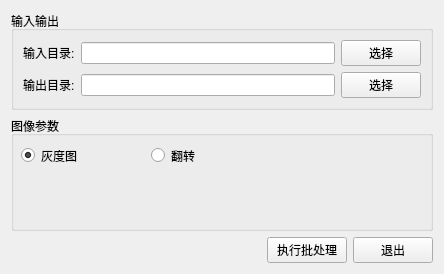
<?xml version="1.0" encoding="UTF-8"?>
<ui version="4.0">
 <class>widget</class>
 <widget class="QWidget" name="widget">
  <property name="geometry">
   <rect>
    <x>0</x>
    <y>0</y>
    <width>444</width>
    <height>274</height>
   </rect>
  </property>
  <property name="focusPolicy">
   <enum>Qt::StrongFocus</enum>
  </property>
  <property name="windowTitle">
   <string>图像批处理工具</string>
  </property>
  <layout class="QVBoxLayout" name="verticalLayout">
   <item>
    <widget class="QGroupBox" name="groupBox_3">
     <property name="title">
      <string>输入输出</string>
     </property>
     <layout class="QGridLayout" name="gridLayout">
      <item row="0" column="0">
       <widget class="QLabel" name="label">
        <property name="text">
         <string>输入目录:</string>
        </property>
       </widget>
      </item>
      <item row="0" column="1">
       <widget class="QLineEdit" name="lineInput"/>
      </item>
      <item row="0" column="2">
       <widget class="QPushButton" name="btnSelInput">
        <property name="text">
         <string>选择</string>
        </property>
       </widget>
      </item>
      <item row="1" column="0">
       <widget class="QLabel" name="label_2">
        <property name="text">
         <string>输出目录:</string>
        </property>
       </widget>
      </item>
      <item row="1" column="1">
       <widget class="QLineEdit" name="lineOutput"/>
      </item>
      <item row="1" column="2">
       <widget class="QPushButton" name="btnSelOutput">
        <property name="text">
         <string>选择</string>
        </property>
       </widget>
      </item>
     </layout>
    </widget>
   </item>
   <item>
    <widget class="QGroupBox" name="groupBox">
     <property name="sizePolicy">
      <sizepolicy hsizetype="Preferred" vsizetype="Expanding">
       <horstretch>0</horstretch>
       <verstretch>0</verstretch>
      </sizepolicy>
     </property>
     <property name="title">
      <string>图像参数</string>
     </property>
     <widget class="QRadioButton" name="radioButton">
      <property name="geometry">
       <rect>
        <x>10</x>
        <y>30</y>
        <width>115</width>
        <height>19</height>
       </rect>
      </property>
      <property name="text">
       <string>灰度图</string>
      </property>
      <property name="checked">
       <bool>true</bool>
      </property>
     </widget>
     <widget class="QRadioButton" name="radioButton_2">
      <property name="geometry">
       <rect>
        <x>140</x>
        <y>30</y>
        <width>115</width>
        <height>19</height>
       </rect>
      </property>
      <property name="text">
       <string>翻转</string>
      </property>
     </widget>
    </widget>
   </item>
   <item>
    <widget class="QWidget" name="widget_2" native="true">
     <layout class="QHBoxLayout" name="horizontalLayout">
      <property name="leftMargin">
       <number>0</number>
      </property>
      <property name="topMargin">
       <number>0</number>
      </property>
      <property name="rightMargin">
       <number>0</number>
      </property>
      <property name="bottomMargin">
       <number>0</number>
      </property>
      <item>
       <spacer name="horizontalSpacer">
        <property name="orientation">
         <enum>Qt::Horizontal</enum>
        </property>
        <property name="sizeHint" stdset="0">
         <size>
          <width>219</width>
          <height>20</height>
         </size>
        </property>
       </spacer>
      </item>
      <item>
       <widget class="QPushButton" name="btnDeal">
        <property name="text">
         <string>执行批处理</string>
        </property>
       </widget>
      </item>
      <item>
       <widget class="QPushButton" name="btnExit">
        <property name="text">
         <string>退出</string>
        </property>
       </widget>
      </item>
     </layout>
    </widget>
   </item>
  </layout>
 </widget>
 <resources/>
 <connections/>
</ui>
